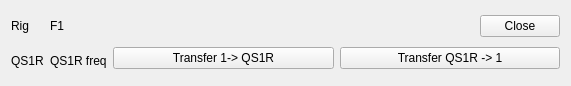
<?xml version="1.0" encoding="UTF-8"?>
<ui version="4.0">
 <class>MainWindow</class>
 <widget class="QMainWindow" name="MainWindow">
  <property name="geometry">
   <rect>
    <x>0</x>
    <y>0</y>
    <width>571</width>
    <height>86</height>
   </rect>
  </property>
  <property name="windowTitle">
   <string>QS1R &lt;-&gt; Main Rig Sync</string>
  </property>
  <widget class="QWidget" name="centralWidget">
   <layout class="QHBoxLayout" name="horizontalLayout_5">
    <item>
     <layout class="QVBoxLayout" name="verticalLayout_2">
      <item>
       <layout class="QGridLayout" name="gridLayout">
        <item row="0" column="0">
         <widget class="QLabel" name="Rig1Label">
          <property name="text">
           <string>Rig</string>
          </property>
         </widget>
        </item>
        <item row="0" column="1">
         <widget class="QLabel" name="QF1Label">
          <property name="text">
           <string>F1</string>
          </property>
         </widget>
        </item>
        <item row="1" column="0">
         <widget class="QLabel" name="QS1RLabel">
          <property name="text">
           <string>QS1R</string>
          </property>
         </widget>
        </item>
        <item row="1" column="1">
         <widget class="QLabel" name="QS1RFLabel">
          <property name="text">
           <string>QS1R freq</string>
          </property>
         </widget>
        </item>
       </layout>
      </item>
     </layout>
    </item>
    <item>
     <layout class="QVBoxLayout" name="verticalLayout">
      <item>
       <layout class="QHBoxLayout" name="horizontalLayout">
        <item>
         <spacer name="horizontalSpacer">
          <property name="orientation">
           <enum>Qt::Horizontal</enum>
          </property>
          <property name="sizeHint" stdset="0">
           <size>
            <width>40</width>
            <height>20</height>
           </size>
          </property>
         </spacer>
        </item>
        <item>
         <widget class="QPushButton" name="closeButton">
          <property name="text">
           <string>Close</string>
          </property>
         </widget>
        </item>
       </layout>
      </item>
      <item>
       <layout class="QHBoxLayout" name="horizontalLayout_2">
        <item>
         <widget class="QPushButton" name="transfer12Button">
          <property name="text">
           <string>Transfer 1-&gt; QS1R</string>
          </property>
         </widget>
        </item>
        <item>
         <widget class="QPushButton" name="transfer21Button">
          <property name="text">
           <string>Transfer QS1R -&gt; 1</string>
          </property>
         </widget>
        </item>
       </layout>
      </item>
     </layout>
    </item>
   </layout>
  </widget>
 </widget>
 <layoutdefault spacing="6" margin="11"/>
 <resources/>
 <connections/>
</ui>
